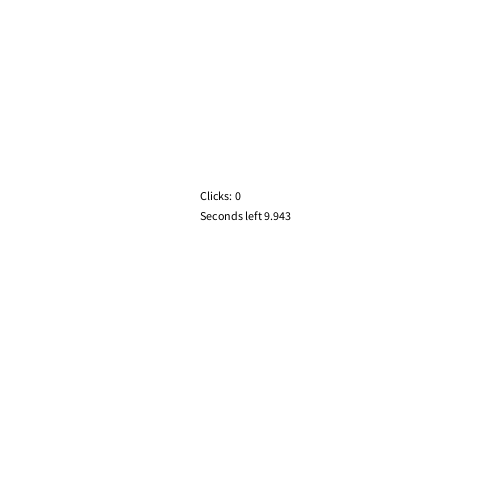
Frame 1 (no input)
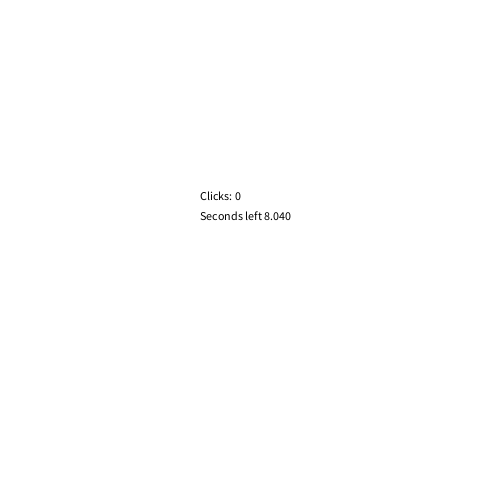
Frame 60 (the mouse pressed at the canvas centre just before this capture)
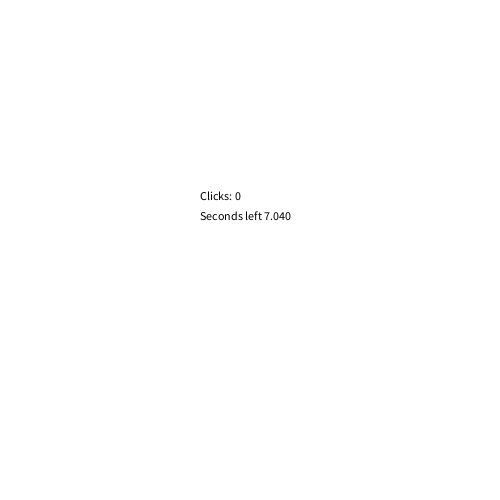
Frame 120 (the mouse held since frame 60 and released just before this capture)

The Processing sketch that drew these frames (run headless with seeded random() and noise(); from frame 60 on, the mouse is pressed at the canvas centre):

// Processing sketch: Opdracht_2
// ── Opdracht_2.pde
int seconds;
int leftAmount;
int millisLeft;
int clicks = 0;
boolean racing = true;

void setup(){
  size(500,500);
}

void draw(){
  background(255);
  
  seconds = millis()/1000;
  leftAmount = 9 - seconds;
  millisLeft = 1000 - (millis()%1000);
  
  if(!racing){
    leftAmount = 0;
    millisLeft = 0;
  }
  if(seconds >= 10){
    racing = false;
  }
  fill(0,0,0);
  text("Clicks: " + clicks, 200,200);
  text("Seconds left " + leftAmount + "." + nf(millisLeft, 3), 200,220);
}

void keyReleased(){
  if(keyCode == 32 && racing){
    clicks++;
  }
}
